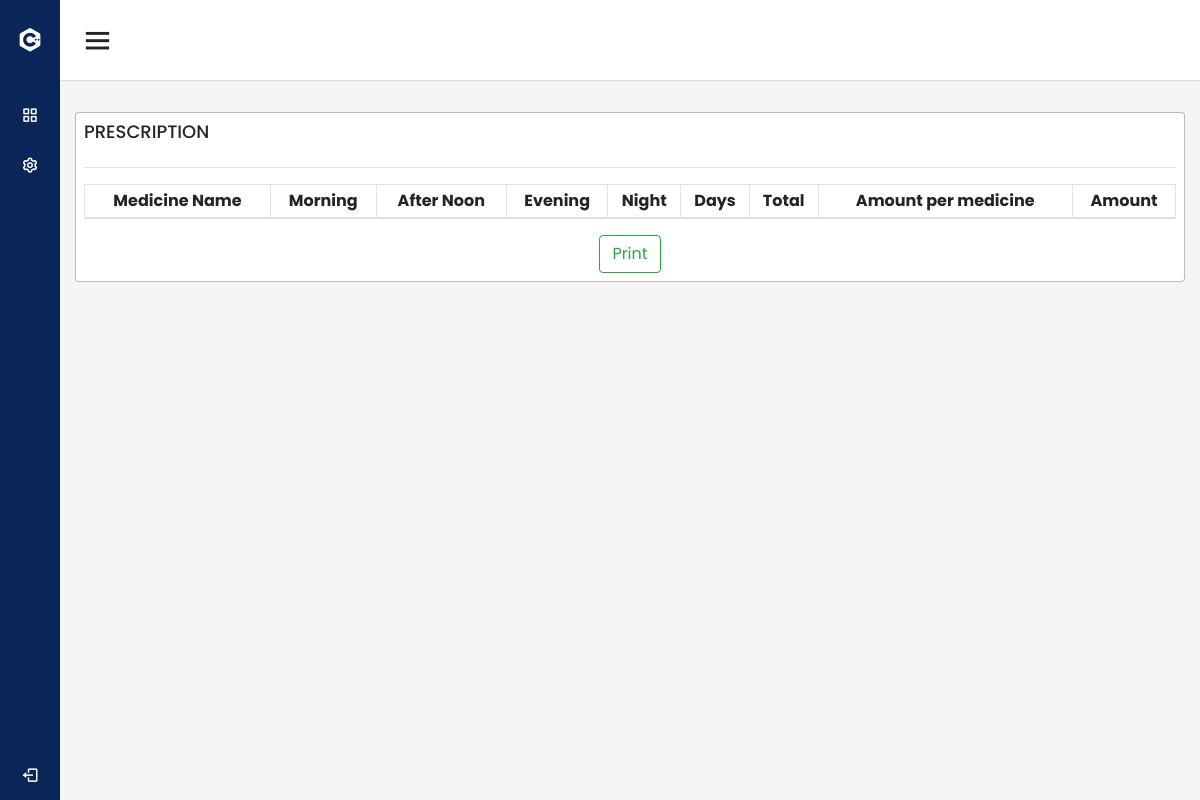
Before: /inventory/medicine_bill/118/ with the older database file.
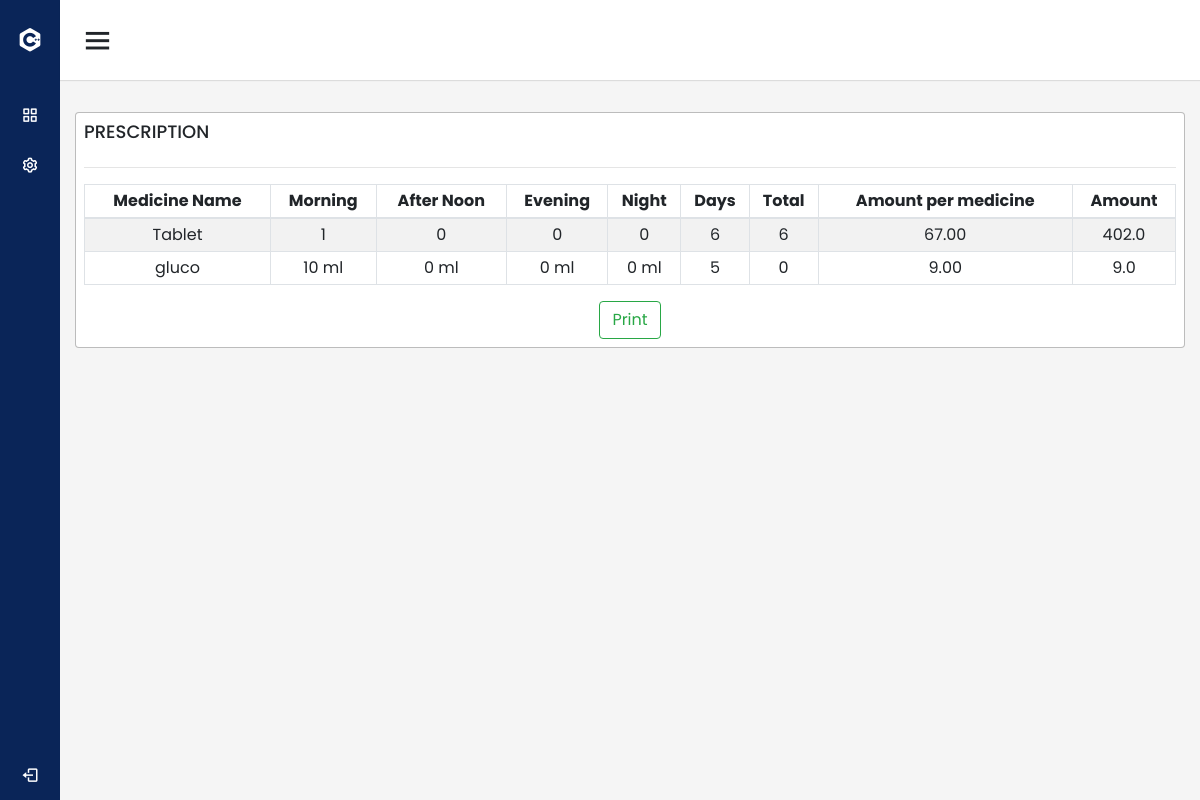
After: the same page with the newer database file.
### inventory/models.py (models this page shows, shortened)
class Patient_medicine(models.Model):
    patient=models.ForeignKey(PatientDetails,on_delete=models.CASCADE,null=True,blank=True)
    vitals=models.ForeignKey(GeneralVitals_new,on_delete=models.CASCADE,null=True,blank=True)
    medicine_name= models.CharField(max_length=200,null=True, blank=True)
    morning= models.CharField(max_length=200,null=True, blank=True)
    noon= models.CharField(max_length=200,null=True, blank=True)
    evening= models.CharField(max_length=200,null=True, blank=True)
    night= models.CharField(max_length=200,null=True, blank=True)
    days= models.CharField(max_length=200,null=True, blank=True)
    total= models.CharField(max_length=200,null=True, blank=True)
    is_delivered=models.BooleanField(default=False)
    created_at = models.DateTimeField(auto_now_add=True)
    updated_at = models.DateTimeField(auto_now=True)

class Medicine(models.Model):
    code=models.ForeignKey(Code_medicine,on_delete=models.CASCADE,null=True,blank=True)
    medicine_name= models.CharField(max_length=200)
    medicine_brand= models.CharField(max_length=200)
    medicine_id= models.CharField(max_length=30,null=True,blank=True)
    quantity= models.IntegerField()
    medicine_mg= models.DecimalField(max_digits = 16, decimal_places = 2)
    medicine_price= models.DecimalField(max_digits = 16, decimal_places = 2)
    stocked_date=models.DateField()
    purchase_date=models.DateField()
    expiry_date=models.DateField()
    created_at = models.DateTimeField(auto_now_add=True)
    updated_at = models.DateTimeField(auto_now=True)
    is_active=models.BooleanField('Is active', default=False)

### inventory/views.py (the view)
# urls.py: path('medicine_bill/<int:id>/',views.medicine_bill, name='inventory_medicine_bill'),
def medicine_bill(request,id,printer=None):
    prescription=TodayPatients.objects.get(id=id)
    table=Patient_medicine.objects.filter(vitals_id=prescription.vitals_id,is_delivered=True)
    name=[i.medicine_name for i in table]
    amount=[]
    for i in name:
        medi=Medicine.objects.filter(medicine_name=i,is_active=False)
        price=[]
        for j in medi:
            price.append(j.medicine_price)
        amount.append(max(price))
    tablet=zip(table,amount)
    total=[]
    for i,j in tablet:
        if float(i.total) > 0:
            total.append(float(i.total)*float(j))
        else:
            total.append(float(j))
    total_tablet= zip(table,amount,total)
    total_amount=sum(total)
    print(total_amount)
    if printer:
        return render(request,'inventory/medicine_bill_print.html',{'total_amount':total_amount,'prescription':prescription,'tablet':total_tablet})
    else:
        return render(request,'inventory/medicine_bill.html',{'total_amount':total_amount,'prescription':prescription,'tablet':total_tablet})

### inventory/templates/inventory/medicine_bill.html
{% extends "management/navbar.html" %}
{% load static %}
{% block content %}
<div class="container-fluid">
    <div class="mt-2 h-100 p-2 card border_card">
        <h4>PRESCRIPTION</h4>
        <hr class="hr-center">
        <div class="table-responsive ">
            <table class="table table-striped table-bordered text-center w-100" >
                <thead>
                    <tr>
                        <th>Medicine&nbsp;Name</th>
                        <th>Morning</th>
                        <th>After&nbsp;Noon</th>
                        <th>Evening</th>
                        <th>Night</th>
                        <th>Days</th>
                        <th>Total</th>
                        <th>Amount per medicine</th>
                        <th>Amount </th>
                    </tr>
                </thead>
                <tbody >
                    {% if tablet %}
                    {% for medi,am,tot in tablet %}
                 <tr>
                    <td>{{medi.medicine_name}}</td>
                    <td>{{medi.morning}}</td>
                    <td>{{medi.noon}}</td>
                    <td>{{medi.evening}}</td>
                    <td>{{medi.night}}</td>
                    <td>{{medi.days}}</td>
                    <td>{{medi.total}}</td>
                    <td>{{am}}</td>
                    <td>{{tot}}</td>
                 </tr>
                 {% endfor %}
                 {% else %}
                        <tr>
                            <td colspan="8" class="text-center">No Data Available</td>
                        </tr>
                        {% endif %}
                </tbody>
            </table>
        </div>
       <div class="d-flex justify-content-center">
        <a href="{% url 'inventory_medicine_bill' prescription.id 'print' %}"><button type="button" id="print_btn" class="btn btn-outline-success" >Print</button></a>
       </div>
    </div>
</div>
{% endblock %}

### management/templates/management/navbar.html (shortened to what this page needs)
{% load static %}
{% load active_link_tags %}
<!DOCTYPE html>
<html lang="en">
<head>
    <link rel="stylesheet" href="https://cdn.jsdelivr.net/npm/bootstrap@4.6.2/dist/css/bootstrap.min.css"
>
    <link rel="stylesheet" href="https://cdnjs.cloudflare.com/ajax/libs/font-awesome/6.2.0/css/all.min.css">
    <link href='https://unpkg.com/boxicons@2.0.7/css/boxicons.min.css' rel='stylesheet'>
    <link rel="stylesheet" href="{% static 'css/navbarstyle.css' %}">
    <link rel="stylesheet" href="{% static 'css/clinicstyle.css' %}">
    <link rel="stylesheet" href="{% static 'css/login.css' %}">
    <link href="https://cdn.jsdelivr.net/npm/select2@4.1.0-rc.0/dist/css/select2.min.css" rel="stylesheet" />
</head>
<body>
    <div class="sidebar">
        <div class="logo-details">
            <i class='bx bxl-c-plus-plus'></i>
            <span class="logo_name">Clinic</span>
        </div>
        <ul class="nav-links">
            <li>
                <a href="{% url 'dashboard' %}" {% if dash %}class="active"{% endif %}>
                    <i class='bx bx-grid-alt'></i>
                    <span class="links_name">Dashboard</span>
                </a>
            </li>
            <li>
                <a href="{% url 'inventory_patients' %}"  class="{% active_link 'inventory_patients' %}">
                    <i class='bx bx-cog'></i>
                    <span class="links_name">Consulted</span>
                </a>
            </li>
            <li class="log_out" data-toggle="modal" data-target="#logoutModal">
                <a href="#">
                    <i class='bx bx-log-out'></i>
                </a>
            </li>
        </ul>
    </div>
    <section class="home-section">
        <nav>
            <div class="sidebar-button">
                <i class='bx bx-menu sidebarBtn' id="sidebarBtn"></i>
            </div>
        </nav>
        <div class="home-content">
          {% block content %}
            {% endblock %}
    </section>
    </body>
</html>

### management/static/css/navbarstyle.css (style rules this page uses)
* { margin: 0; padding: 0; box-sizing: border-box; font-family: 'Poppins', sans-serif; }
.sidebar { position: fixed; height: 100%; width: 240px; background: #0A2558; transition: all 0.5s ease; }
.sidebar .logo-details { height: 80px; display: flex; align-items: center; }
.sidebar .logo-details i { font-size: 28px; font-weight: 500; color: #fff; min-width: 60px; text-align: center }
.sidebar .logo-details .logo_name { color: #fff; font-size: 24px; font-weight: 500; }
.sidebar .nav-links { margin-top: 10px; }
.sidebar .nav-links li { position: relative; list-style: none; height: 50px; }
.sidebar .nav-links li a { height: 100%; width: 100%; display: flex; align-items: center; text-decoration: none; transition: all 0.4s ease; }
.sidebar .nav-links li i { min-width: 60px; text-align: center; font-size: 18px; color: #fff; }
.sidebar .nav-links li a .links_name { color: #fff; font-size: 15px; font-weight: 400; white-space: nowrap; }
.sidebar .nav-links .log_out { position: absolute; bottom: 0; width: 100%; }
.home-section { position: relative; background: #f5f5f5; min-height: 100vh; width: calc(100% - 240px); left: 240px; transition: all 0.5s ease; }
.home-section nav { display: flex; justify-content: space-between; height: 80px; background: #fff; display: flex; align-items: center; position: fixed; width: calc(100% - 240px); left: 240px; z-index: 100; padding: 0 20px; box-shadow: 0 1px 1px rgba(0, 0, 0, 0.1); transition: all 0.5s ease; }
.home-section nav .sidebar-button { display: flex; align-items: center; font-size: 24px; font-weight: 500; }
nav .sidebar-button i { font-size: 35px; margin-right: 10px; }
.home-section .home-content { position: relative; padding-top: 104px; }
@media (max-width: 1240px) { .sidebar { width: 60px; } }
@media (max-width: 1240px) { .home-section { width: calc(100% - 60px); left: 60px; } }
@media (max-width: 1240px) { .home-section nav { width: calc(100% - 60px); left: 60px; } }

### management/static/css/clinicstyle.css (style rules this page uses)
body { margin: 0; padding: 0; box-sizing: border-box; width: 100%; font-family: 'poppins'; font-style: normal; overflow: hidden; overflow-y: scroll; }
h4 { font-size: large; font-weight: 500; }
.table td, .table th { padding: 0.25rem; vertical-align: middle; border-top: 1px solid #dee2e6; }
.table thead th { vertical-align: middle; border-bottom: 2px solid #dee2e6; }
.sidebarBtn { cursor: pointer; }
.border_card { border: 0.25px solid rgba(128, 128, 128, 0.526) !important; }

### management/static/css/login.css (style rules this page uses)
body { background-color: #ECEEFF; }
.card { border: none; }

Changed rows visible on the page:
added Patient_medicine: medicine_name "Tablet", morning "1", noon "0", evening "0", night "0", days "6", total "6", medicine_price "67.00", tot "402.0"
added Patient_medicine: medicine_name "gluco", morning "10 ml", noon "0 ml", evening "0 ml", night "0 ml", days "5", total "0", medicine_price "9.00", tot "9.0"
